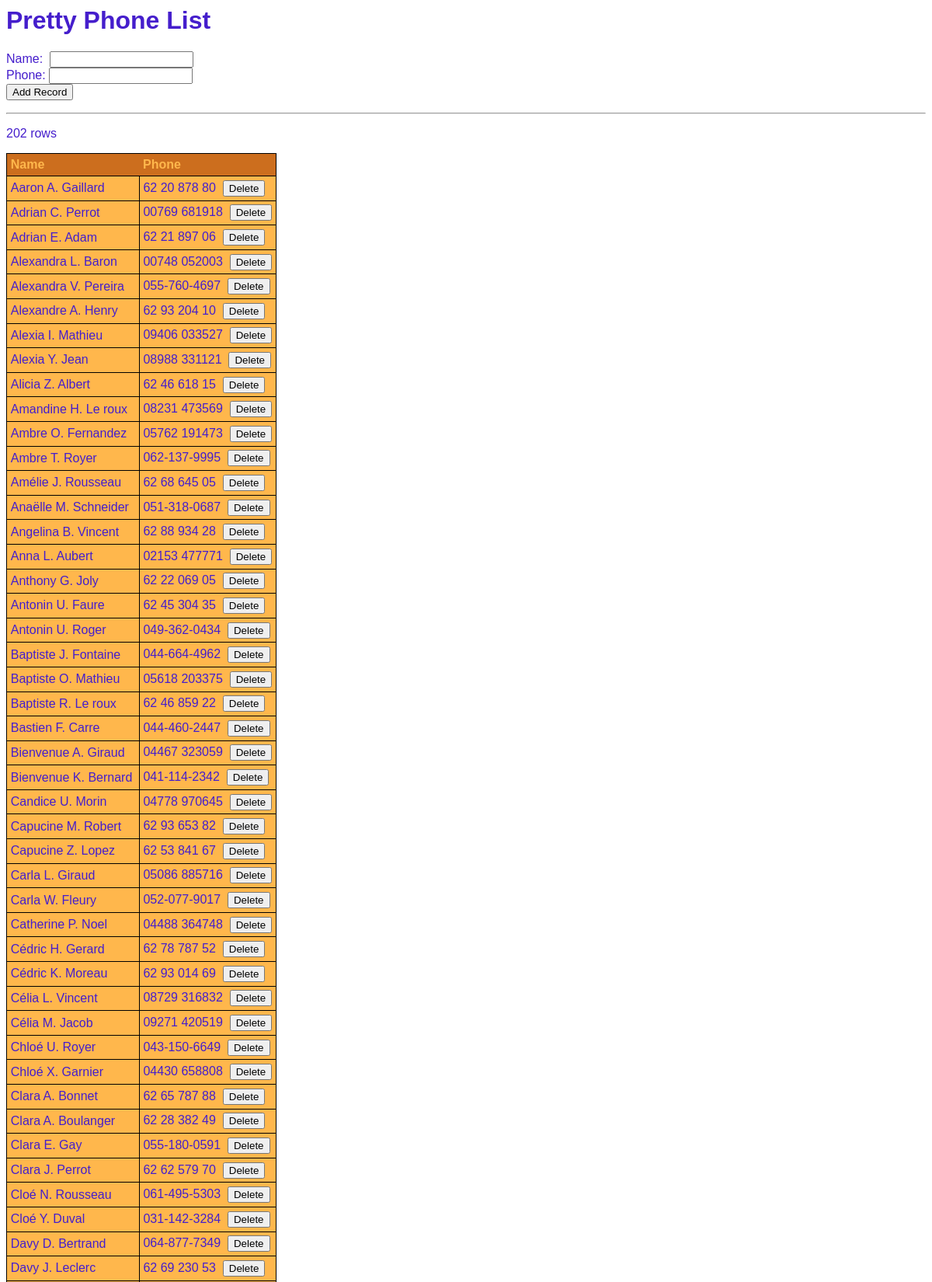
The app's page /lab-8-demo-code/interactive-5.php (upper part) with its own data.
### tables this page shows
CREATE TABLE IF NOT EXISTS `People` (
  `ID` int NOT NULL AUTO_INCREMENT,
  `Name` varchar(50) NOT NULL,
  `PhoneNumber` varchar(12) DEFAULT NULL,
  `Address` varchar(60) DEFAULT NULL,
  PRIMARY KEY (`ID`)
);

### html/lab-8-demo-code/interactive-5.php (the view, shortened to what this page needs)
<html>
  <head>
  </head>
  <body>
    <h1>Pretty Phone List</h1>
    <form method="POST">
        Name: &nbsp;<input type="text" name="name"><br>
        Phone: <input type="text" name="phone"><br>
        <input type="submit" value = "Add Record">
    </form>
    <hr>
      <?php
        require("db.inc.php");
        $conn = mysqli_connect($servername, $username, $password, $dbname);
        $sql = "SELECT * FROM People ORDER BY Name;";
        $result = mysqli_query($conn, $sql);
        echo "<p>".mysqli_num_rows($result)." rows</p>";
        if (mysqli_num_rows($result) > 0)
        {
           echo "<table>";
           echo "<tr><th>Name</th><th>Phone</th></tr>";
           while($row = mysqli_fetch_assoc($result))
           {
             echo "<tr>";
             echo "<td>".$row["Name"]."</td>";
             echo "<td>".$row["PhoneNumber"]."&nbsp;&nbsp;";
             echo "<button onclick=confirmDelete(".$row["ID"].")>Delete</button></td>";
             echo "</tr>";
           }
           echo "</table>";
        }
        else
        {
            echo "Database is empty";
        }
      ?>
  </body>
</html>

### html/lab-8-demo-code/interactive-5.php (style rules this page uses)
table, td { padding: 0.3rem; border: 1px solid black; border-collapse: collapse; text-align: left; background-color: #FFB74C; color: #451ECC; font-family: Tahoma, Arial, Helvetica, sans-serif; }
th { padding: 0.3rem; background-color: #CC6E1E; color: #FFB74C; }
h1 { font-family: Charcoal, sans-serif; color: #451ECC; }
p, form { font-family: Arial, Helvetica, sans-serif; color: #451ECC }

### records on screen
people: Name "Aaron A. Gaillard", PhoneNumber "62 20 878 80"
people: Name "Adrian C. Perrot", PhoneNumber "00769 681918"
people: Name "Adrian E. Adam", PhoneNumber "62 21 897 06"
people: Name "Alexandra L. Baron", PhoneNumber "00748 052003"
people: Name "Alexandra V. Pereira", PhoneNumber "055-760-4697"
people: Name "Alexandre A. Henry", PhoneNumber "62 93 204 10"
people: Name "Alexia I. Mathieu", PhoneNumber "09406 033527"
people: Name "Alexia Y. Jean", PhoneNumber "08988 331121"
people: Name "Alicia Z. Albert", PhoneNumber "62 46 618 15"
people: Name "Amandine H. Le roux", PhoneNumber "08231 473569"
people: Name "Ambre O. Fernandez", PhoneNumber "05762 191473"
people: Name "Ambre T. Royer", PhoneNumber "062-137-9995"
people: Name "Amélie J. Rousseau", PhoneNumber "62 68 645 05"
people: Name "Anaëlle M. Schneider", PhoneNumber "051-318-0687"
people: Name "Angelina B. Vincent", PhoneNumber "62 88 934 28"
people: Name "Anna L. Aubert", PhoneNumber "02153 477771"
people: Name "Anthony G. Joly", PhoneNumber "62 22 069 05"
people: Name "Antonin U. Faure", PhoneNumber "62 45 304 35"
people: Name "Antonin U. Roger", PhoneNumber "049-362-0434"
people: Name "Baptiste J. Fontaine", PhoneNumber "044-664-4962"
people: Name "Baptiste O. Mathieu", PhoneNumber "05618 203375"
people: Name "Baptiste R. Le roux", PhoneNumber "62 46 859 22"
people: Name "Bastien F. Carre", PhoneNumber "044-460-2447"
people: Name "Bienvenue A. Giraud", PhoneNumber "04467 323059"
people: Name "Bienvenue K. Bernard", PhoneNumber "041-114-2342"
people: Name "Candice U. Morin", PhoneNumber "04778 970645"
people: Name "Capucine M. Robert", PhoneNumber "62 93 653 82"
people: Name "Capucine Z. Lopez", PhoneNumber "62 53 841 67"
people: Name "Carla L. Giraud", PhoneNumber "05086 885716"
people: Name "Carla W. Fleury", PhoneNumber "052-077-9017"
people: Name "Catherine P. Noel", PhoneNumber "04488 364748"
people: Name "Cédric H. Gerard", PhoneNumber "62 78 787 52"
people: Name "Cédric K. Moreau", PhoneNumber "62 93 014 69"
people: Name "Célia L. Vincent", PhoneNumber "08729 316832"
people: Name "Célia M. Jacob", PhoneNumber "09271 420519"
people: Name "Chloé U. Royer", PhoneNumber "043-150-6649"
people: Name "Chloé X. Garnier", PhoneNumber "04430 658808"
people: Name "Clara A. Bonnet", PhoneNumber "62 65 787 88"
people: Name "Clara A. Boulanger", PhoneNumber "62 28 382 49"
people: Name "Clara E. Gay", PhoneNumber "055-180-0591"
people: Name "Clara J. Perrot", PhoneNumber "62 62 579 70"
people: Name "Cloé N. Rousseau", PhoneNumber "061-495-5303"
people: Name "Cloé Y. Duval", PhoneNumber "031-142-3284"
people: Name "Davy D. Bertrand", PhoneNumber "064-877-7349"
people: Name "Davy J. Leclerc", PhoneNumber "62 69 230 53"

### other values on screen
mysqli_num_rows($result) "202"
